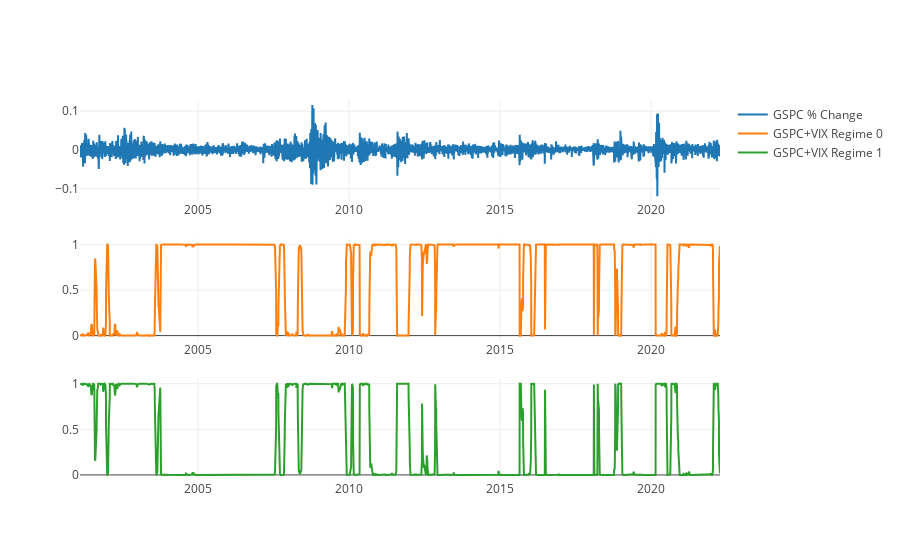

The code cell stored with this chart in its notebook:
### Markdown cell above
##### Get MSDR - GSPC Classifications

### Code cell
msdr_model = sm.tsa.MarkovRegression(endog=gspc_pct['close'], k_regimes=nRegimes,
    trend='c', exog=vix_pct["close"], switching_variance=True)

msdr_model_results = msdr_model.fit(iter=nIter)

# print model training summary
# print(msdr_model_results.summary())

marg_probs_msdr = [msdr_model_results.smoothed_marginal_probabilities[i] for i in range(nRegimes)]

fig = make_subplots(rows=nRegimes+1, cols = 1)
fig.update_layout(template = style)
fig.add_trace(
        go.Scatter(y = gspc_pct["close"], x = gspc_pct.index, name = "GSPC % Change"),
        row = 1, col = 1
    )

for i in range(nRegimes):
    fig.add_trace(
        go.Scatter(y = marg_probs_msdr[i], x = gspc_pct.index, name = "GSPC+VIX Regime "+str(i)), 
        row=i+2, col=1,
    )

fig.show()
hidden_states_msdr_both = (marg_probs_msdr[0] > .5)*1

### Figure 1 — Plotly figure (JSON) as saved in the notebook; plotly's stock layout.template omitted (floating-point values rounded to 4 significant figures; data arrays with more than 128 entries replaced by an {"elided": "..."} marker saying what was removed)
{"data": [{"name": "GSPC % Change", "type": "scatter", "x": {"elided": "5333 str values"}, "xaxis": "x", "y": {"elided": "5333 float values"}, "yaxis": "y"}, {"name": "GSPC+VIX Regime 0", "type": "scatter", "x": {"elided": "5333 str values"}, "xaxis": "x2", "y": {"elided": "5333 float values"}, "yaxis": "y2"}, {"name": "GSPC+VIX Regime 1", "type": "scatter", "x": {"elided": "5333 str values"}, "xaxis": "x3", "y": {"elided": "5333 float values"}, "yaxis": "y3"}], "layout": {"xaxis": {"anchor": "y", "domain": [0, 1]}, "xaxis2": {"anchor": "y2", "domain": [0, 1]}, "xaxis3": {"anchor": "y3", "domain": [0, 1]}, "yaxis": {"anchor": "x", "domain": [0.7333, 1]}, "yaxis2": {"anchor": "x2", "domain": [0.3667, 0.6333]}, "yaxis3": {"anchor": "x3", "domain": [0, 0.2667]}}}
